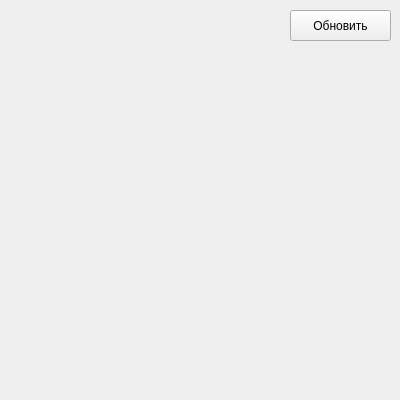
<?xml version="1.0" encoding="UTF-8"?>
<ui version="4.0">
 <class>MainWindow</class>
 <widget class="QMainWindow" name="MainWindow">
  <property name="geometry">
   <rect>
    <x>0</x>
    <y>0</y>
    <width>400</width>
    <height>400</height>
   </rect>
  </property>
  <property name="windowTitle">
   <string>Жёлтые окружности</string>
  </property>
  <widget class="QWidget" name="centralwidget">
   <widget class="QPushButton" name="refresh_button">
    <property name="geometry">
     <rect>
      <x>290</x>
      <y>10</y>
      <width>101</width>
      <height>31</height>
     </rect>
    </property>
    <property name="text">
     <string>Обновить</string>
    </property>
   </widget>
  </widget>
 </widget>
 <resources/>
 <connections/>
</ui>
